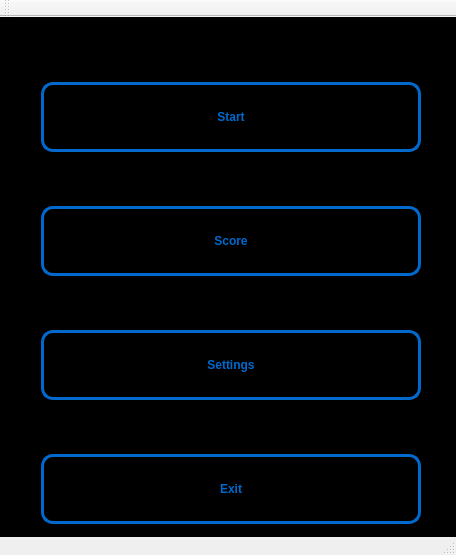
<?xml version="1.0" encoding="UTF-8"?>
<ui version="4.0">
 <class>MainWindow</class>
 <widget class="QMainWindow" name="MainWindow">
  <property name="geometry">
   <rect>
    <x>0</x>
    <y>0</y>
    <width>456</width>
    <height>555</height>
   </rect>
  </property>
  <property name="minimumSize">
   <size>
    <width>456</width>
    <height>520</height>
   </size>
  </property>
  <property name="baseSize">
   <size>
    <width>456</width>
    <height>520</height>
   </size>
  </property>
  <property name="windowTitle">
   <string>MainWindow</string>
  </property>
  <property name="layoutDirection">
   <enum>Qt::LeftToRight</enum>
  </property>
  <property name="autoFillBackground">
   <bool>false</bool>
  </property>
  <property name="styleSheet">
   <string notr="true">QWidget#centralWidget
{
	background:rgba(0,0,0,255);
}
QPushButton
{
    text-transform: uppercase;
	border: 3px solid rgba(0,105,205,255);
    border-radius: 12px;
    font: bold 12px;
    padding: 25px 10px;
    color: rgba(0,105,205,255);
	background: rgba(0,0,0,195);
	outline: none;
}
QPushButton:pressed
{
	background: rgba(0, 0, 0, 195);
	border: none;
}</string>
  </property>
  <widget class="QWidget" name="centralWidget">
   <property name="sizePolicy">
    <sizepolicy hsizetype="Expanding" vsizetype="Expanding">
     <horstretch>0</horstretch>
     <verstretch>0</verstretch>
    </sizepolicy>
   </property>
   <property name="minimumSize">
    <size>
     <width>456</width>
     <height>520</height>
    </size>
   </property>
   <property name="baseSize">
    <size>
     <width>456</width>
     <height>520</height>
    </size>
   </property>
   <property name="styleSheet">
    <string notr="true"/>
   </property>
   <widget class="QWidget" name="verticalLayoutWidget">
    <property name="geometry">
     <rect>
      <x>30</x>
      <y>0</y>
      <width>402</width>
      <height>572</height>
     </rect>
    </property>
    <layout class="QVBoxLayout" name="verticalLayout">
     <property name="spacing">
      <number>0</number>
     </property>
     <property name="sizeConstraint">
      <enum>QLayout::SetDefaultConstraint</enum>
     </property>
     <item>
      <widget class="QPushButton" name="StartButton">
       <property name="minimumSize">
        <size>
         <width>0</width>
         <height>0</height>
        </size>
       </property>
       <property name="text">
        <string>Start</string>
       </property>
      </widget>
     </item>
     <item>
      <widget class="QPushButton" name="ScoreButton">
       <property name="minimumSize">
        <size>
         <width>30</width>
         <height>30</height>
        </size>
       </property>
       <property name="text">
        <string>Score</string>
       </property>
      </widget>
     </item>
     <item>
      <widget class="QPushButton" name="SettingsButton">
       <property name="text">
        <string>Settings</string>
       </property>
      </widget>
     </item>
     <item>
      <widget class="QPushButton" name="ExitButton">
       <property name="text">
        <string>Exit</string>
       </property>
      </widget>
     </item>
    </layout>
   </widget>
  </widget>
  <widget class="QToolBar" name="mainToolBar">
   <attribute name="toolBarArea">
    <enum>TopToolBarArea</enum>
   </attribute>
   <attribute name="toolBarBreak">
    <bool>false</bool>
   </attribute>
  </widget>
  <widget class="QStatusBar" name="statusBar"/>
 </widget>
 <layoutdefault spacing="6" margin="11"/>
 <resources/>
 <connections/>
</ui>
